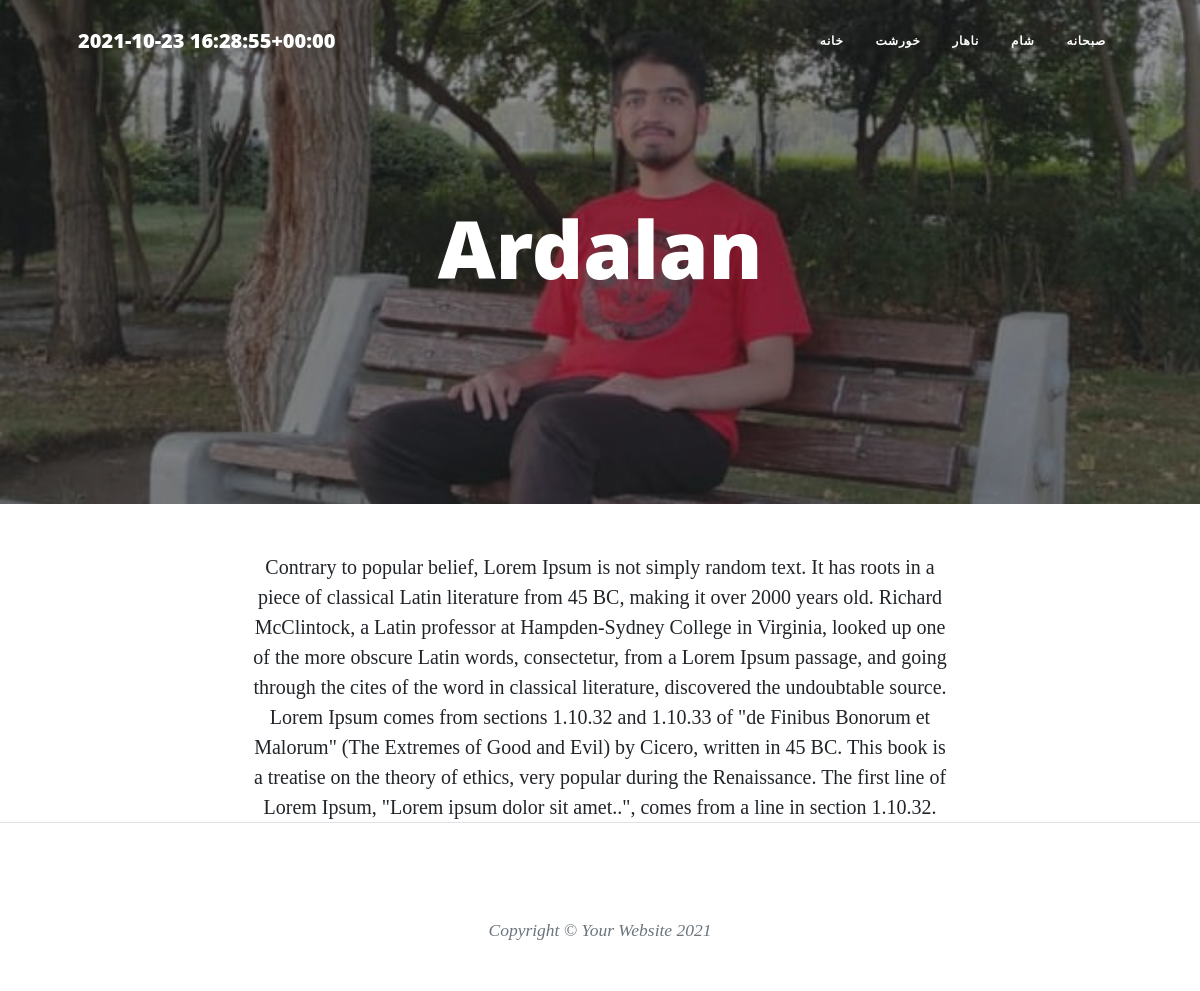
The app's page /ardalan, older data.
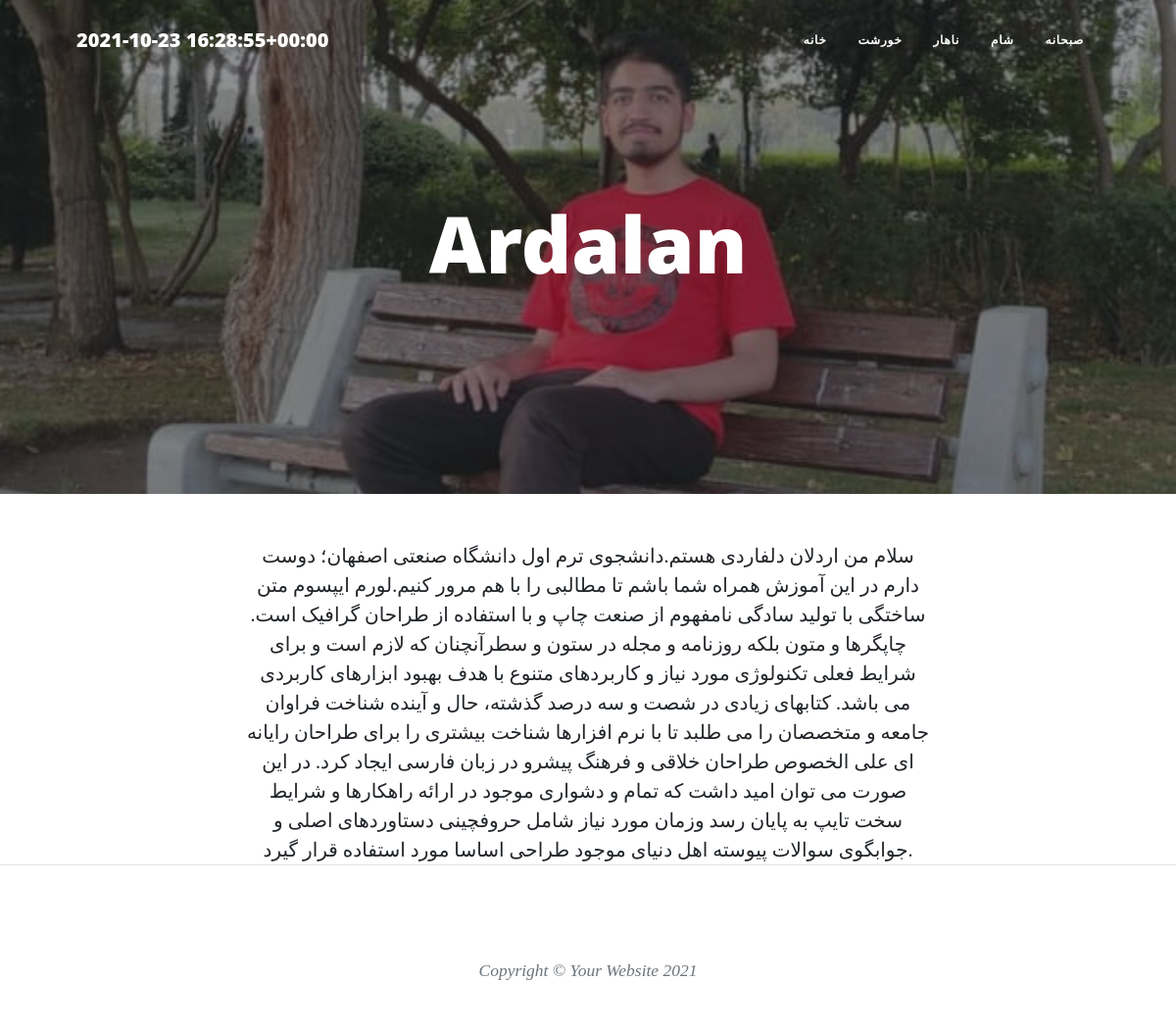
The same page, newer data.
### food/models.py (models this page shows, shortened)
class foodModels(models.Model):
    RATE = (
        ('3','Very good'),
        ('2', 'Good'),
        ('1','Bad'),
    )
    AUTH = (
        ('Admins',(
            ('Atid','Atid'),
            ('Rahmat','Rahmat'),
            ('Noora','Noora'),
        )),
        ('Normal people',(
            ('Yasin','Yasin'),
            ('Ebne','Ebne')
        )),
    )
    user = models.ForeignKey(User, null=True, on_delete=models.SET_NULL,default='User.id',related_name='author', verbose_name='نویسنده')
    name = models.CharField(max_length=20)
    slug = models.SlugField(max_length=20)
    desc = models.TextField(default="add descriptions here.")
    rate = models.CharField(max_length=1, choices=RATE)
    auth = models.CharField(max_length=20, choices=AUTH)  # special feature
    date = models.DateTimeField(default=timezone.now)
    categ = models.ManyToManyField(Category, related_name='categs')
    img = models.ImageField(upload_to='foodPics/')
    special_article = models.BooleanField(default=False, verbose_name="مقاله‌ی ویژه")
    check = models.BooleanField(default=False, verbose_name="آیا اجازه انتشار می‌دهید؟")
    class Meta:
        verbose_name = 'غذا'
        verbose_name_plural = 'غذاها'
    objects = manageFood()
    def categ_to_str(self):
        return ", ".join([Category.name for Category in self.categ.all()])
    categ_to_str.short_description = 'Category'

### food/views.py (the view)
# urls.py: path('<slug:theSLUG>',DetDetailView.as_view(), name='detailView'),
class DetDetailView(generic.DetailView):
    template_name = 'details.html'
    def get_object(self):
        slug = self.kwargs.get('theSLUG')
        return get_object_or_404(foodModels.objects.show(), slug=slug)

### food/models.py (called while the page is built)
    def show(self):
        return self.filter(check=True)

### food/templatetags/base_tag.py (called while the page is built)
@register.simple_tag()
def showTime():
    return timezone.now()

@register.inclusion_tag('categ_tags.html')
def profCateg():
    return {
        'cat': Category.objects.all()
    }

### templates/details.html
{% extends 'base.html' %}
{% block content %}
        <header class="masthead" style="background-image: url('{{ object.img.url }}')">
            <div class="container position-relative px-4 px-lg-5">
                <div class="row gx-4 gx-lg-5 justify-content-center">
                    <div class="col-md-10 col-lg-8 col-xl-7">
                        <div class="site-heading">
                            <h1>{{ object.name }}</h1>
                        </div>
                    </div>
                </div>
            </div>
        </header>
    <center>
    <div class="col-md-10 col-lg-8 col-xl-7">
        {% if object.special_article %}
        {% if request.user.is_superuser or request.user.is_special_user %}
        <span class="subheading">{{ object.desc|striptags }}</span>
        {% else %}
        <h3>{{ object.desc | truncatewords:30|safe }}</h3>
            <hr>
        <span class="subheading alert-warning">با عرض پوزش این محتوا برای اعضای ویژه تهیه شده است برای خرید اشتراک می‌تونید <a href="#">اقدام</a> کنید</span>
        {% endif %}
            {% else %}
            <span class="subheading">{{ object.desc|striptags }}</span>
        {% endif %}
    </div>
    </center>
{% endblock %}

Row changes from the older to the newer data that the page shows:
changed foodModels "Ardalan": desc "Contrary to popular belief, Lorem Ipsum is not simply random text. It has roots in a piece of classical Latin literature from 45 BC, making it over 2000 years old. Richard McClintock, a Latin professor at Hampden-Sydney College in Virginia, looked up one of the more obscure Latin words, consectetur, from a Lorem Ipsum passage, and going through the cites of the word in classical literature, discovered the undoubtable source. Lorem Ipsum comes from sections 1.10.32 and 1.10.33 of \"de Finibus Bonorum et Malorum\" (The Extremes of Good and Evil) by Cicero, written in 45 BC. This book is a treatise on the theory of ethics, very popular during the Renaissance. The first line of Lorem Ipsum,…" → "سلام من اردلان دلفاردی هستم.دانشجوی ترم اول دانشگاه صنعتی اصفهان؛ دوست دارم در این آموزش همراه شما باشم تا مطالبی را با هم مرور کنیم.لورم ایپسوم متن ساختگی با تولید سادگی نامفهوم از صنعت چاپ و با استفاده از طراحان گرافیک است. چاپگرها و متون بلکه روزنامه و مجله در ستون و سطرآنچنان که لازم است و برای شرایط فعلی تکنولوژی مورد نیاز و کاربردهای متنوع با هدف بهبود ابزارهای کاربردی می باشد. کتابهای زیادی در شصت و سه درصد گذشته، حال و آینده شناخت فراوان جامعه و متخصصان را می طلبد تا با نرم افزارها شناخت بیشتری را برای طراحان رایانه ای علی الخصوص طراحان خلاقی و فرهنگ پیشرو در زبان فارسی ایجاد کرد. در این صورت می توان امید داشت که تمام و دشواری موجود در ارائه راهکارها و شرایط سخت تایپ به پایان رسد…"
